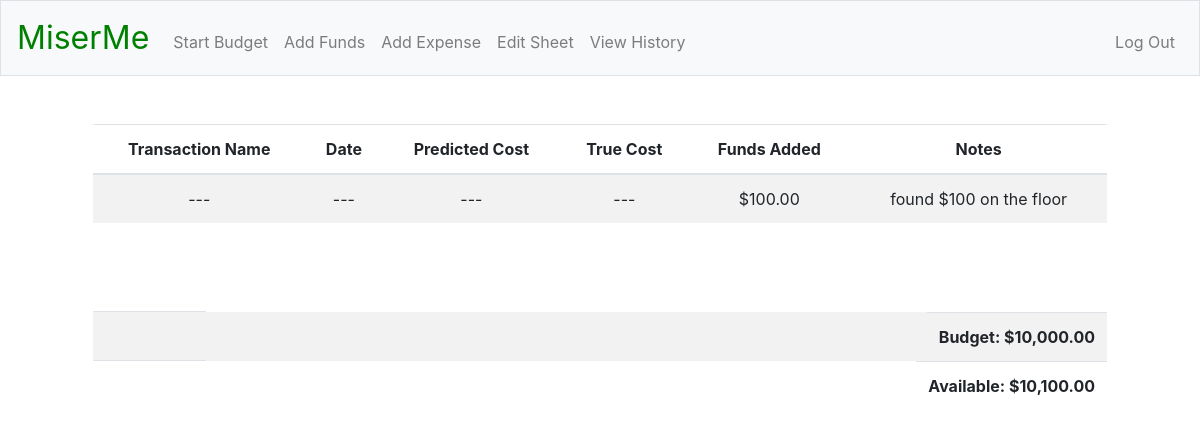
Before: / (signed in) with the older database file.
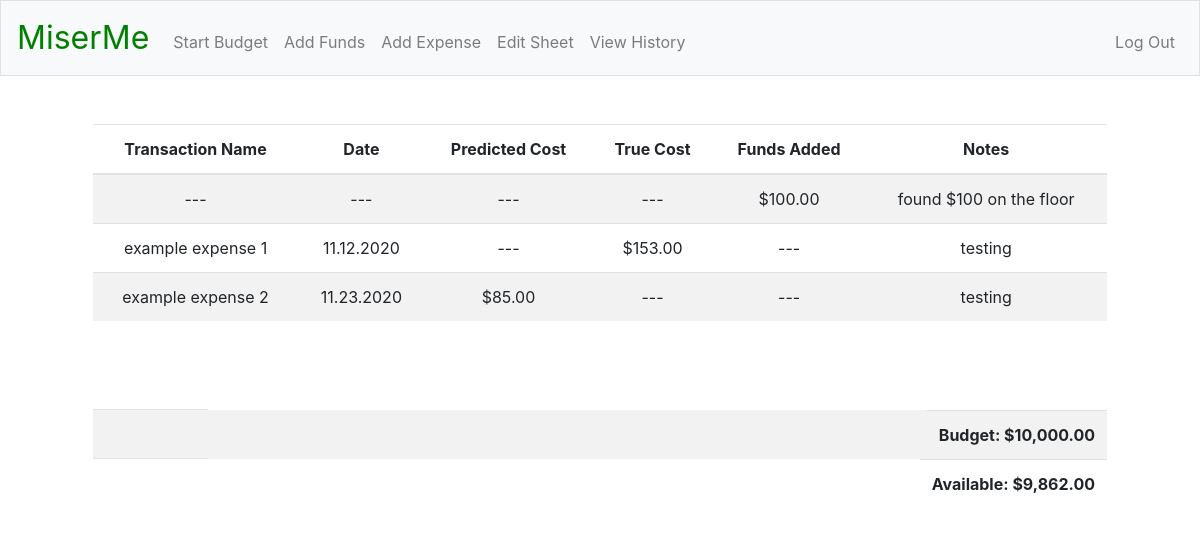
After: the same page with the newer database file.
### tables this page shows
CREATE TABLE finances (
funds_id INTEGER PRIMARY KEY AUTOINCREMENT NOT NULL,
user_id INTEGER NOT NULL,
txn_name TEXT NOT NULL,
date TEXT NOT NULL,
predicted_cost REAL NOT NULL,
true_cost REAL NOT NULL,
funds_added REAL NOT NULL DEFAULT "---",
notes TEXT NOT NULL,
FOREIGN KEY(user_id) REFERENCES registrants(id));

### app.py (the view)
@app.route("/")
@login_required
def index():
    c.execute("SELECT txn_name, date, predicted_cost, true_cost, funds_added, notes FROM finances WHERE user_id = :user_id", {"user_id": session["user_id"]})
    rows = c.fetchall()
    funds_snapshot = []
    for row in rows:
        funds_snapshot.append({
            "name": row[0],
            "date": row[1],
            "predict": usd(row[2]),
            "true": usd(row[3]),
            "added": usd(row[4]),
            "notes": row[5]
        })
    c.execute("SELECT funds, budget FROM registrants WHERE id = :user_id", {"user_id": session["user_id"]})
    rows = c.fetchall()
    current_funds = usd(rows[0][0])
    budget = usd(rows[0][1])
    return render_template("index.html", funds_snapshot=funds_snapshot, current_funds=current_funds, budget=budget)

### helpers.py (called while the page is built)
def login_required(f):
    @wraps(f)
    def decorated_functions(*args, **kwargs):
        if session.get("user_id") is None:
            return redirect("/login")
        return f(*args, **kwargs)
    return decorated_functions

def usd(value):
    if isinstance(value, float):
        return f"${value:,.2f}"
    else:
        return value

### templates/index.html (shortened to what this page needs)
{% extends "layout.html" %}
{% block main %}
<div class="col-12">
    <table class="table table-striped">
        <thead>
            <tr>
                <th>Transaction Name</th>
                <th>Date</th>
                <th>Predicted Cost</th>
                <th>True Cost</th>
                <th>Funds Added</th>
                <th>Notes</th>
            </tr>
        </thead>
        <tbody>
            {% for i in funds_snapshot %}
            <tr>
                <td>{{ i["name"] }}</td>
                <td>{{ i["date"] }}</td>
                <td>{{ i["predict"] }}</td>
                <td>{{ i["true"] }}</td>
                <td>{{ i["added"] }}</td>
                <td>{{ i["notes"] }}</td>
            </tr>
            {% endfor %}
        </tbody>
    </table>
</div>
<br>
<br>
<br>
<div class="col-12">
    <table class="table table-striped">
        <tbody>
            <tr>
                <td colspan="6"></td>
                <td style="font-weight: bold; float: right;">Budget: {{ budget }}</td>
            </tr>
            <tr>
                <td colspan="6"></td>
                <td style="font-weight: bold; float: right;">Available: {{ current_funds }}</td>
            </tr>
        </tbody>
    </table>
</div>
{% endblock %}

### templates/layout.html (shortened to what this page needs)
<!DOCTYPE html>
<html lang="en">
    <head>
        <link rel="stylesheet" href="https://stackpath.bootstrapcdn.com/bootstrap/4.5.2/css/bootstrap.min.css">
        <link href="/static/styles.css" rel="stylesheet">
    </head>
    <body>
        <nav class="navbar navbar-expand-md navbar-light bg-light border">
            <a class="navbar-brand" href="/"><span class="miserme_brand">MiserMe</span></a>
            <div class="collapse navbar-collapse" id="navbar">
                {% if session.user_id %}
                    <ul class="navbar-nav mr-auto mt-2">
                        <li class="nav-item"><a class="nav-link" href="/start_budget">Start Budget</a></li>
                        <li class="nav-item"><a class="nav-link" href="/add_funds">Add Funds</a></li>
                        <li class="nav-item"><a class="nav-link" href="/expense">Add Expense</a></li>
                        <li class="nav-item"><a class="nav-link" href="/edit">Edit Sheet</a></li>
                        <li class="nav-item"><a class="nav-link" href="/history">View History</a></li>
                    </ul>
                    <ul class="navbar-nav ml-auto mt-2">
                        <li class="nav-item"><a class="nav-link" href="/logout">Log Out</a></li>
                    </ul>
                {% else %}
                    <ul class="navbar-nav ml-auto mt-2">
                        <li class="nav-item"><a class="nav-link" href="/register">Register</a></li>
                        <li class="nav-item"><a class="nav-link" href="/login">Log In</a></li>
                    </ul>
                {% endif %}
            </div>
        </nav>
        <main class="container p-5">
            {% block main %}{% endblock %}
        </main>
    </body>
</html>

### static/styles.css (style rules this page uses)
main { overflow-x: auto; text-align: center; }
nav .navbar-brand { font-size: xx-large; }
nav .navbar-brand .miserme_brand { color: green; }

Changed rows visible on the page:
added finances: name "example expense 1", date "11.12.2020", predict "---", true "$153.00", added "---", notes "testing"
added finances: name "example expense 2", date "11.23.2020", predict "$85.00", true "---", added "---", notes "testing"
Other visible differences:
{{ current_funds }}: "$10,100.00" → "$9,862.00"
